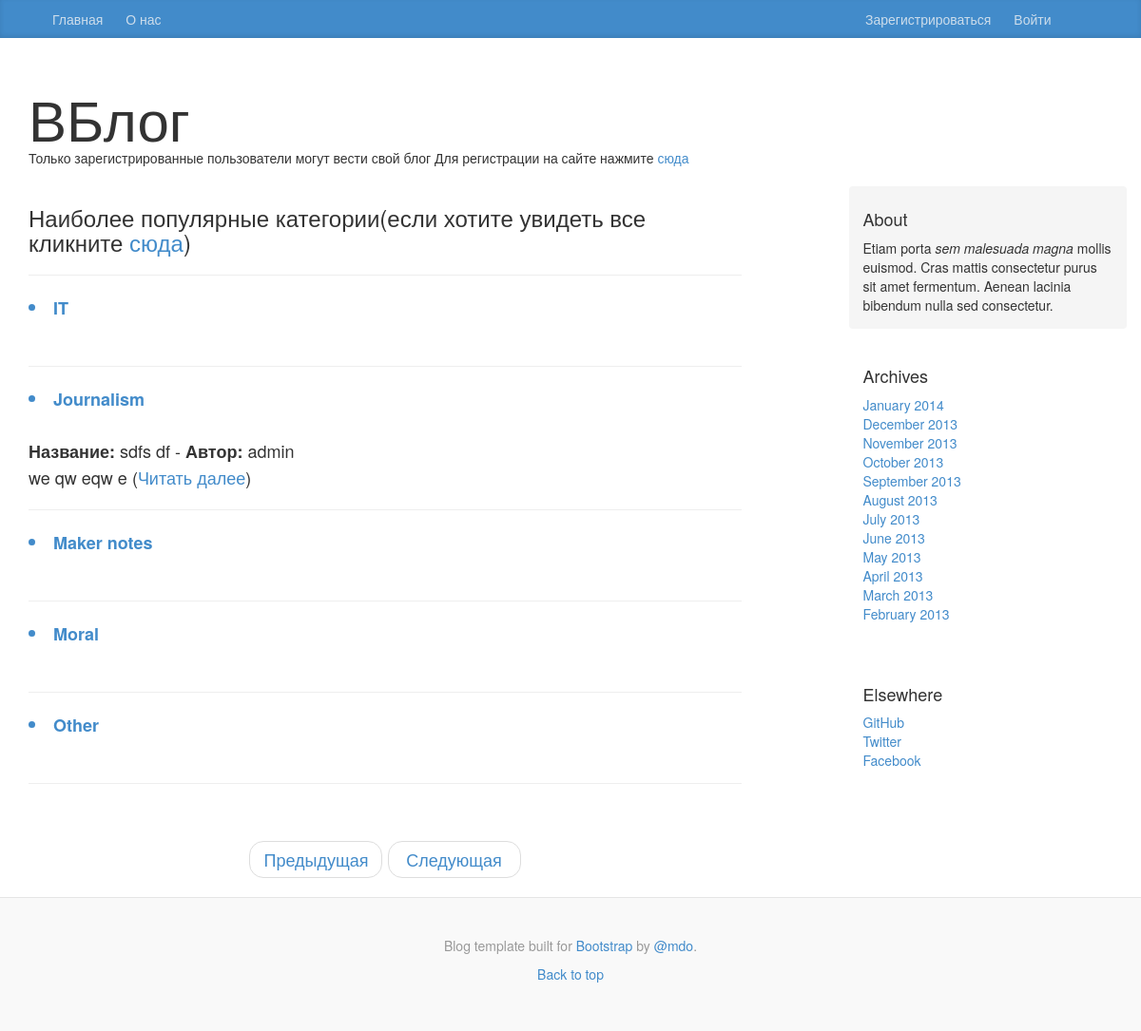
The page / on the database its author committed.
### blog/models.py (models this page shows, shortened)
class Category(models.Model):
    name = models.CharField(max_length=254,unique=True)
    slug = models.SlugField(unique=True)
    note_number = models.IntegerField(default=0)
    class Meta:
        verbose_name_plural = 'categories'

class Page(models.Model):
    category = models.ForeignKey(Category)
    id = models.IntegerField(primary_key=True)
    title = models.CharField(max_length=128)
    author = models.CharField(max_length=128)
    date_print = models.DateTimeField(auto_now_add=True)
    content = models.CharField(max_length=5000,)
    views = models.IntegerField(default=0)
    likes = models.ManyToManyField(User, related_name='likes',default=0)
    dislikes = models.ManyToManyField(User, related_name='dislikes',default=0)
    favorite = models.BooleanField(default=False)

### blog/views.py (the view)
# urls.py: url(r'^$', views.index,name='blog'),
def index(request):
    category_list = Category.objects.order_by('name')[:5]
    page_list = Page.objects.order_by('-title')[:5]
    context_dict = {'categories': category_list, 'pages': page_list}
    return render(request, 'blog/index.html', context_dict)

### template/blog/index.html (shortened to what this page needs)
{% extends 'blog/base.html' %}
{% block body_block %}
    <div class="blog-post">
        <h3>Наиболее популярные категории(если хотите увидеть все кликните  <a href="{% url 'categories_list' %}">сюда</a>)</h3>
    <hr>
        {% if categories %}
            {% for category  in categories %}
                <a href="{% url 'show_category' category.slug  %}"><li><strong>{{ category.name }}</strong></li></a><br>
                {% if pages %}
                        {% for page in pages %}
                            {% if page.category == category %}
                                    <strong>Название:</strong> {{ page.title }} -
                                        <strong>Автор:</strong> {{ page.author }}<br>
                                            <p id="wrap_text" >{{  page.content }}
                                                (<a href="{% url 'goto' page.id %}">Читать далее</a>)</p>
                            {% endif %}
                        {% endfor %} <hr>
                {% endif %}
            {% endfor %}
        {% else %}
            Что-то не так
        {% endif %}
    </div>
  <ul class="pager">
    <li><a href="#">Предыдущая</a></li>
    <li><a href="#">Следующая</a></li>
  </ul>
{% endblock %}

### static/css/blog.css (style rules this page uses)
body { font-family: Georgia, "Times New Roman", Times, serif; color: #555; }
h1, .h1, h2, .h2, h3, .h3, h4, .h4, h5, .h5, h6, .h6 { margin-top: 0; font-family: "Helvetica Neue", Helvetica, Arial, sans-serif; font-weight: normal; color: #333; }
#wrap_text { width: 600px; word-break: break-all; white-space: normal; }
.pager { margin-bottom: 60px; text-align: left; }
.pager > li > a { width: 140px; padding: 10px 20px; text-align: center; border-radius: 30px; }
.blog-post { margin-bottom: 60px; }

### rows shown on the page
Category: name "IT"
Category: name "Journalism"
Page: title "sdfs df", author "admin", content "we qw eqw e"
Category: name "Maker notes"
Category: name "Moral"
Category: name "Other"
